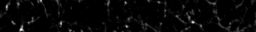
%> input picture cellnav/cellNav_0.70/karl/images/AVG_Ai148_129SVG3_122618_1005-1.tif, 256 x 32 px
$ octave MyCBMove.m   (GNU Octave 9; MATLAB toolbox functions it lacks are replaced by stand-ins)
%> lines starting %> are read from the running program, lines starting %| are printed output that depends on the picture; in (x1, y1, x2, y2) boxes, pixels count from 0 and x2, y2 are one past the last pixel; in counts of white or black regions, pixels touching at a corner belong together; the program's own positions count from 1
### optical-retina/jmFunctions/GetMyDir.m
function[TPN] = GetMyDir()


%% Get Folder

if ~exist('.\temp'), mkdir('.\temp'),end

if exist('.\temp\Last.mat')
     load(['.\temp\Last.mat'])
     if exist(Last)
        TPN=uigetdir(Last)
     else
         TPN=uigetdir
     end
else
    TPN=uigetdir
%> the answer given: ../../../../cellnav/cellNav_0.70/karl/images
end

TPN= [TPN '\'];

Last=TPN;
if Last>0
save('.\temp\Last.mat','Last')
end

### optical-retina/Horizontals/DRP/MyCBMovement/MyCBMove.m
clear all
TPN = GetMyDir

TPN=[TPN]
Idir=dir(TPN);
In={};
for i = 1: length(Idir)
    name=Idir(i).name;
    LN=length(name);
    if LN>=3
        if length(name)>=4
        if sum(name(LN-3:LN)=='.tif')==4;
            In{length(In)+1}=name;
        end
        end
    end
end

I = imread([TPN In{1}]);
%> I is the input picture: size 32x256 uint16; min 0, max 39, mean 1.1
%I = max(I,[],3);
siz = [size(I,1) size(I,2) length(In)];
%> siz = [32 256 2]

if siz(3)>1
    I = zeros(siz,'uint8');
for i = 1:siz(3)
    It=imread([TPN In{i}]);
    It=It>0;
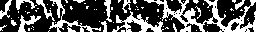
%> It: size 32x256 logical; 32.8% white; 72 white regions (58 under 20 px), largest, box (x1, y1, x2, y2) and area: (144, 0, 256, 32) 1057, (112, 11, 164, 32) 387, (49, 0, 101, 32) 332
    It=sum(It,3);
    I(:,:,i)=It;
end
%> pass 2 of the loop `for i = 1:siz(3)`:
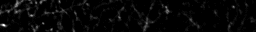
%> input picture cellnav/cellNav_0.70/karl/images/AVG_Ai148_129SVG3_122618_1006-1.tif, 256 x 32 px
%> It is the input picture: size 32x256 uint16; min 0, max 34, mean 1
%> `It=It>0;`:
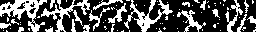
%> It: size 32x256 logical; 33.2% white; 82 white regions (60 under 20 px), largest, box (x1, y1, x2, y2) and area: (0, 0, 47, 32) 555, (124, 0, 173, 32) 462, (41, 0, 90, 32) 387
end


%% Find

for t = 1:3
%> (the run ends here)
